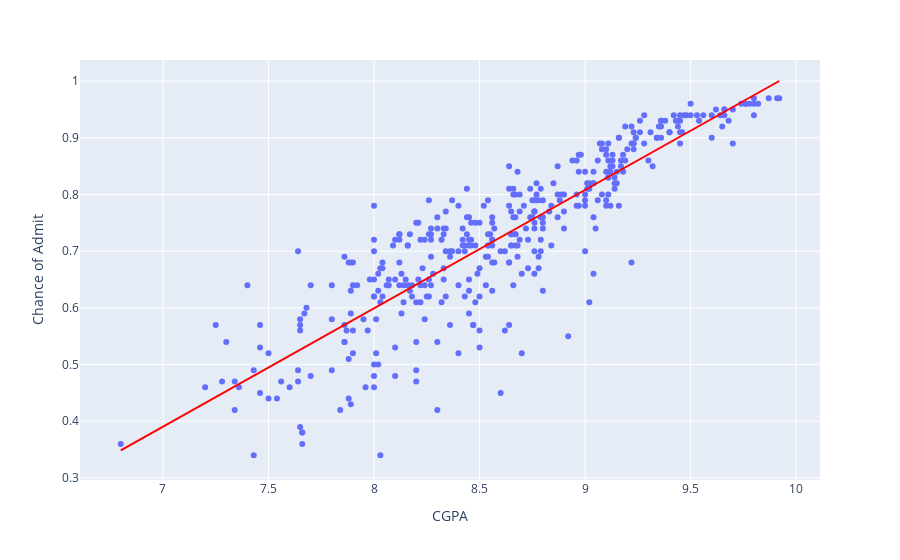

Here is the notebook cell this chart was saved with:
### Code cell
fig = px.scatter(DF_model,
                 x='CGPA',
                 y='Chance of Admit ',                 
                )


fig.add_trace(
    px.line(DF_model, x='CGPA', y = 'predicted', color_discrete_sequence=['red']).data[0]
)

fig.show()

### Figure 1 — Plotly figure (JSON) as saved in the notebook; plotly's stock layout.template omitted (floating-point values rounded to 4 significant figures; data arrays with more than 128 entries replaced by an {"elided": "..."} marker saying what was removed)
{"data": [{"hovertemplate": "CGPA=%{x}<br>Chance of Admit =%{y}<extra></extra>", "legendgroup": "", "marker": {"color": "#636efa", "symbol": "circle"}, "mode": "markers", "name": "", "orientation": "v", "showlegend": false, "type": "scatter", "x": {"elided": "400 float values"}, "xaxis": "x", "y": {"elided": "400 float values"}, "yaxis": "y"}, {"hovertemplate": "CGPA=%{x}<br>predicted=%{y}<extra></extra>", "legendgroup": "", "line": {"color": "red", "dash": "solid"}, "marker": {"symbol": "circle"}, "mode": "lines", "name": "", "orientation": "v", "showlegend": false, "type": "scatter", "x": {"elided": "400 float values"}, "xaxis": "x", "y": {"elided": "400 float values"}, "yaxis": "y"}], "layout": {"autosize": true, "legend": {"tracegroupgap": 0}, "margin": {"t": 60}, "xaxis": {"anchor": "y", "autorange": true, "domain": [0, 1], "range": [6.61, 10.11], "title": {"text": "CGPA"}, "type": "linear"}, "yaxis": {"anchor": "x", "autorange": true, "domain": [0, 1], "range": [0.2899, 1.038], "title": {"text": "Chance of Admit "}, "type": "linear"}}}
